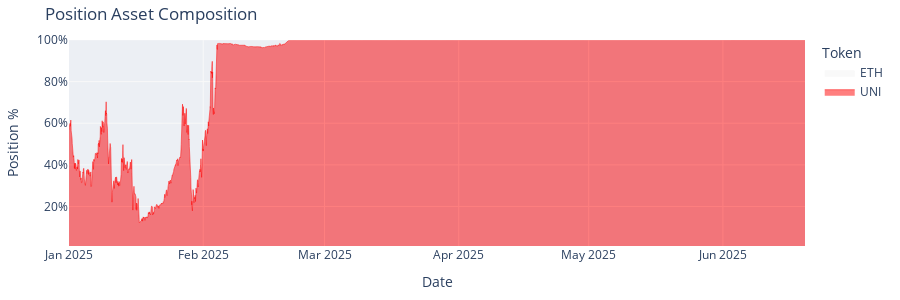

Notebook source saved alongside this figure:
### Code cell
print("Strategy Summary:", summary)
plot_strategy(results, y_axis_label="Price (UNI/ETH)")

plot_position_value(results)
plot_asset_composition(results,"UNI", "ETH")

### Figure 1 — Plotly figure (JSON) as saved in the notebook; plotly's stock layout.template omitted (floating-point values rounded to 4 significant figures; data arrays with more than 128 entries replaced by an {"elided": "..."} marker saying what was removed)
{"data": [{"groupnorm": "percent", "line": {"color": "#ff0000", "width": 0.5}, "mode": "lines", "name": "UNI", "stackgroup": "one", "type": "scatter", "x": {"elided": "4080 str values"}, "y": {"elided": "4080 float values"}}, {"line": {"color": "#f4f4f4", "width": 0.5}, "mode": "lines", "name": "ETH", "stackgroup": "one", "type": "scatter", "x": {"elided": "4080 str values"}, "y": {"elided": "4080 float values"}}], "layout": {"height": 300, "legend": {"title": {"text": "Token"}}, "margin": {"b": 20, "l": 20, "r": 20, "t": 40}, "showlegend": true, "title": {"text": "Position Asset Composition"}, "xaxis": {"title": {"text": "Date"}, "type": "date"}, "yaxis": {"range": [1, 100], "ticksuffix": "%", "title": {"text": "Position %"}, "type": "linear"}}}
